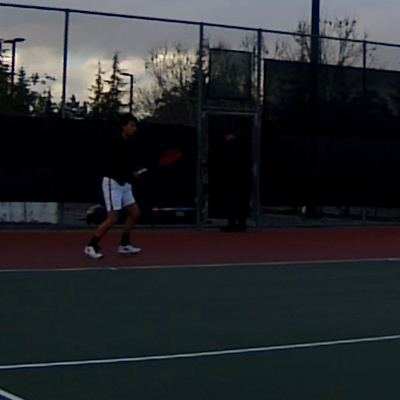
#> input picture UnsortedDataset/Backhand/shot1/image-0005.jpg, 400 x 400 px; its folder holds only this picture in this run
$ python dataset_creator.py
#> lines starting #> are read from the running program, lines starting #| are printed output that depends on the picture
### gesture-by-feature-classifier/utils.py
'''
Utility class to manage dataset

'''

import cv2
import imutils
import os
from PIL import Image
import imageio
import numpy as np


class DatasetManager:

    count = 1

    #Takes in a filepath, returns the image
    def get_image(self,path):
        print('Getting requested image at: ',path)
        return Image.open(path)
#> returned value is the input picture: PIL image 400x400 RGB; mean R, G, B 39.1, 41.6, 44.7

    #Resizes the image and formats into easy-for-classification format
    def resize_and_format(self,image, SIZE):
#> called with SIZE = 224
        image = image.resize( (SIZE,SIZE) , Image.NEAREST)
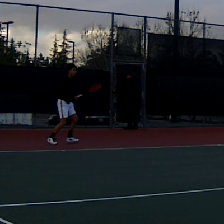
#> image: PIL image 224x224 RGB; mean R, G, B 39.1, 41.6, 44.7
        image = np.array(image)
        return image

    #Returns an image as output
    def output_image(self,image,out_dir):
#> called with out_dir = './Dataset/Backhand/Image-1.jpg'
        print('Creating a new image at: ', out_dir)
        imageio.imwrite(out_dir, image)

    #Creates a dataset folder
    def add_data(self,input_dir,output_dir, image_extension, SIZE):

        if not os.path.exists(output_dir):
            print('The directory: ' ,output_dir, ' did not exist. Creating it now')
            os.makedirs(output_dir)

        for path in os.listdir(input_dir):

            print('Checking path: ', input_dir + path)
            img = self.resize_and_format(self.get_image(input_dir + '/' +path), SIZE)

            out_dir = output_dir + 'Image-' + str(self.count) + image_extension
            self.output_image(img, out_dir)
            self.count += 1

### dataset_creator.py

import os
from utils import DatasetManager

datasetHandler = DatasetManager()

input_directory = './UnsortedDataset'
output_directory = './Dataset'

#Creates the dataset folder, based on the unsorted dataset folder.
def create_dataset():
    for shot_type in os.listdir(input_directory):
        for shot in os.listdir(input_directory + '/' + shot_type):
            datasetHandler.add_data(input_dir=input_directory + '/' + shot_type + '/' + shot,output_dir=output_directory + '/' + shot_type + '/', image_extension='.jpg', SIZE= 224)

create_dataset()

$ run again, on UnsortedDataset/Backhand/shot10/image-0030.jpg
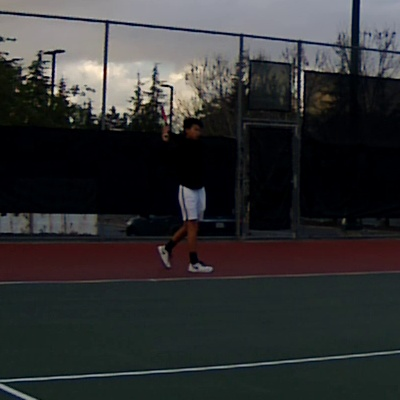
#> input picture UnsortedDataset/Backhand/shot10/image-0030.jpg, 400 x 400 px
#> in get_image, returned value is the input picture: PIL image 400x400 RGB; mean R, G, B 49, 49.4, 50.2
#> in resize_and_format, `image = image.resize( (SIZE,SIZE) , Image.NEAREST)`:
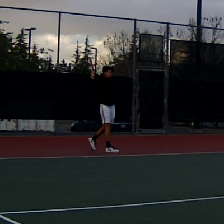
#> image: PIL image 224x224 RGB; mean R, G, B 48.9, 49.3, 50.2
